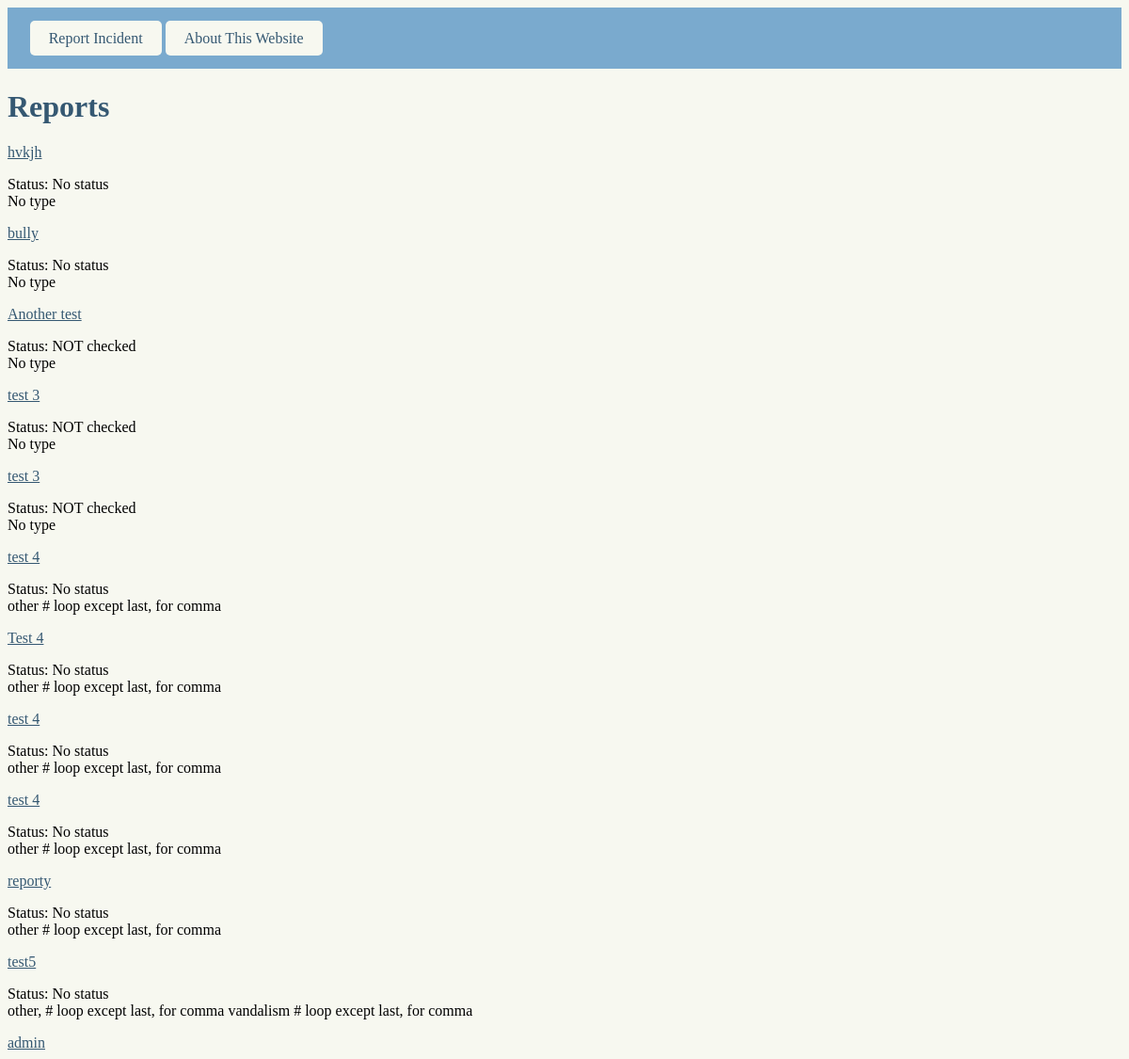
Before: /view with the older database file.
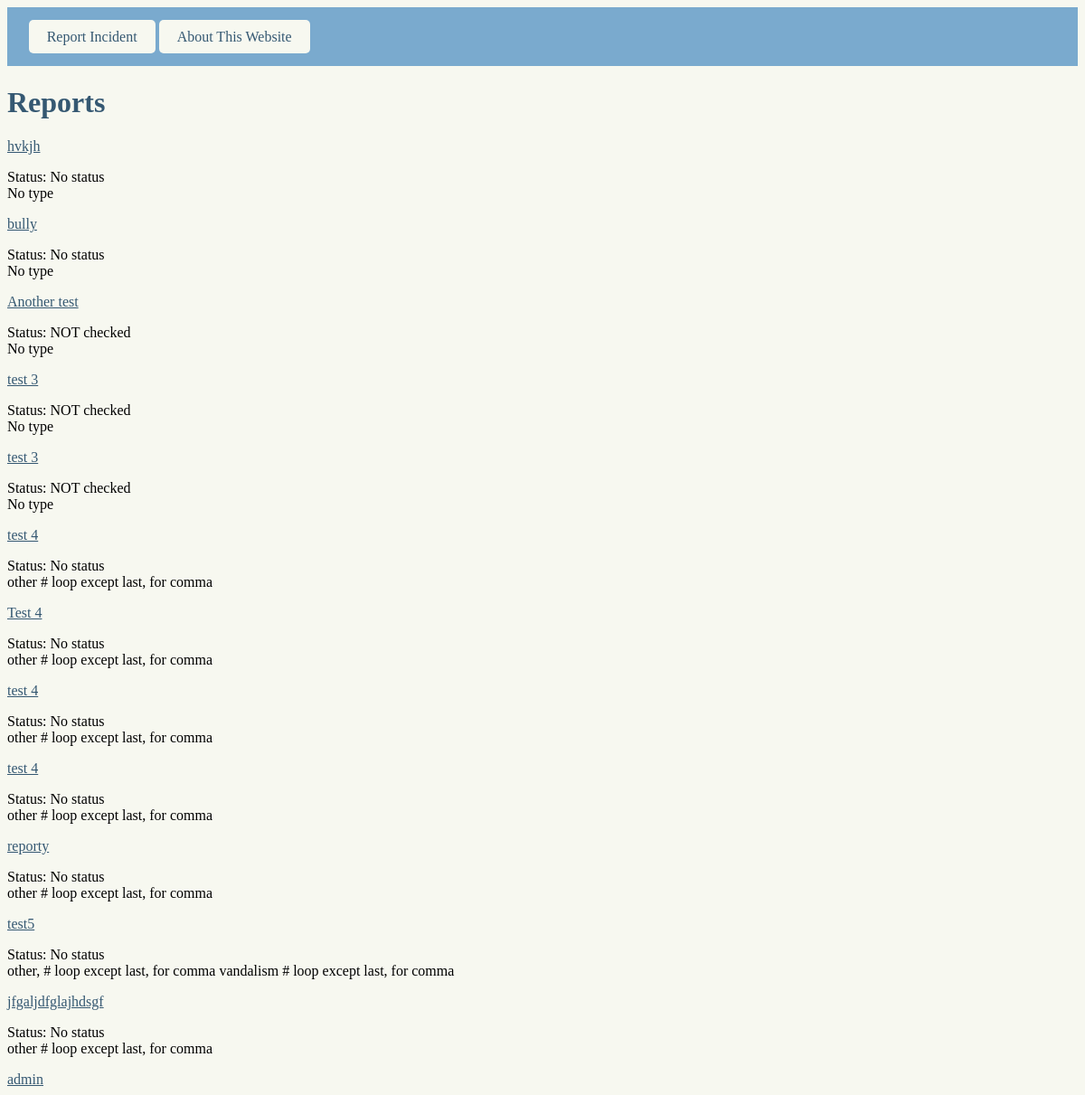
After: the same page with the newer database file.
### routes.py (models this page shows)
class Reports(db.Model):
    __tablename__ = "Reports"
    report_id = db.Column(db.Integer, primary_key=True)
    report_title = db.Column(db.String, nullable=False)
    report_detail = db.Column(db.String, nullable=False)
    report_time = db.Column(db.String, nullable=False)
    status_id = db.Column(db.Integer, db.ForeignKey('Status.status_id'),
                          nullable=True
                          )
    status = db.relationship('Status', backref='reports')
    types = db.relationship('Type', secondary=Report_Type, backref='reports')

class Status(db.Model):
    __tablename__ = "Status"
    status_id = db.Column(db.Integer, primary_key=True)
    status = db.Column(db.String, nullable=False)

class Type(db.Model):
    __tablename__ = "Type"
    type_id = db.Column(db.Integer, primary_key=True)
    type = db.Column(db.String, nullable=False)

### routes.py (the view)
@app.route('/view')
def view():
    reports = Reports.query.all()
    status = Status.query.all()
    types = Type.query.all()
    return render_template(
        "view.html",
        reports=reports,
        status=status,
        types=types,
    )

### templates/view.html
{% extends "layout.html" %}
{% block content %}
<h1>Reports</h1>
{% for report in reports %}
    <a href="http://127.0.0.1:5000/report/{{ report.report_id }}">{{ report.report_title }}</a>
    <p>
    Status:
    {% if report.status %}
        {{ report.status.status }}
    {% else %}
        No status
    {% endif %}
    <br>
    {% if report.types %}
        {% for t in report.types %}
            {{ t.type }}{% if not loop.last %}, {% endif %} # loop except last, for comma
        {% endfor %}
    {% else %}
        No type
    {% endif %}
    </p>
{% endfor %}
{% endblock %}

### templates/layout.html (shortened to what this page needs)
<!DOCTYPE html>
<html lang="en">
<head>
    <link rel="stylesheet" href="../static/style.css">
</head>
<body>
    <header>{% include "header.html" %}</header>
    <main>
        {% block content %}
        {% endblock %}
    </main>
    <footer>{% include "footer.html" %}</footer>
</body>
</html>

### templates/header.html
<nav>
    <a href="http://127.0.0.1:5000/" class="h_link">Report Incident</a>
    <a href="http://127.0.0.1:5000/about" class="h_link">About This Website</a>
</nav>

### templates/footer.html
<div class="footer">
    <a href="http://127.0.0.1:5000/view">admin</a>
</div>

### static/style.css (style rules this page uses)
h1 { color: #355872; }
a { color: #355872 }
header { background-color: #7AAACE; position: sticky; text-align: left; padding: 2%; }
.h_link { background-color: #F7F8F0; padding: 10px 20px; border-radius:5px; border-color: #355872; text-decoration:none; color: #355872; }
body { background-color: #F7F8F0; }

Changed rows visible on the page:
added Reports: report_title "jfgaljdfglajhdsgf", shows "No status", Type (type "other")
